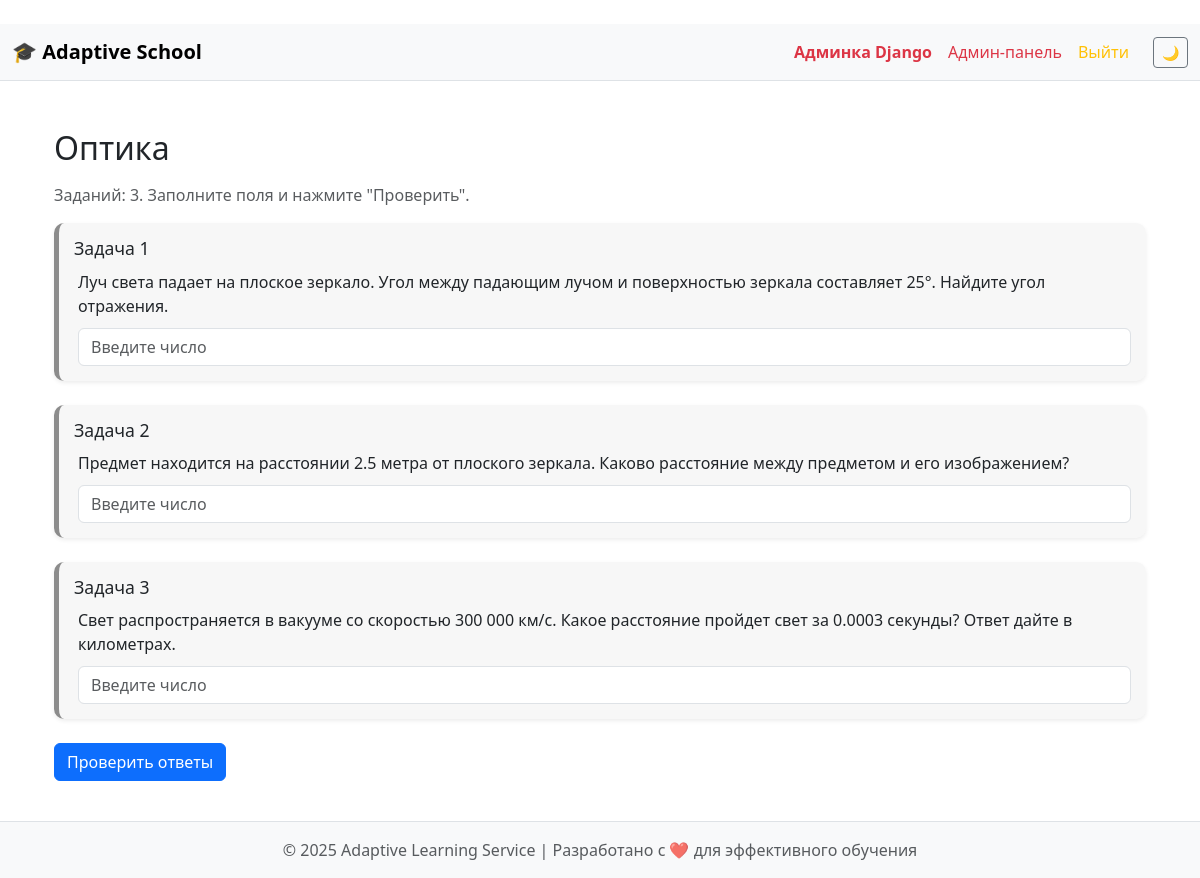
/homework/14/ (signed in), run on the app's committed database.
### school/models.py (models this page shows, shortened)
class Homework(models.Model):
    student = models.ForeignKey(Student, on_delete=models.CASCADE, related_name="homeworks")
    topic = models.ForeignKey(AssignedTopic, on_delete=models.CASCADE, related_name="homeworks")
    test_result = models.OneToOneField(
        TestResult,
        on_delete=models.CASCADE,
        related_name="homework"
    )
    tasks_count = models.PositiveIntegerField(default=3)
    created_at = models.DateTimeField(auto_now_add=True)
    is_checked = models.BooleanField(default=False)
    deadline = models.DateTimeField(null=True, blank=True)
    class Meta:
        verbose_name = "Домашнее задание"
        verbose_name_plural = "Домашние задания"

class AssignedTopic(models.Model):
    title = models.CharField(max_length=150, blank=True)
    school_class = models.ForeignKey(SchoolClass, on_delete=models.CASCADE, related_name="assigned_topics")
    topic = models.ForeignKey(Topic, on_delete=models.CASCADE, related_name="assigned_to_classes")
    assigned_by = models.ForeignKey(Teacher, on_delete=models.CASCADE, related_name="given_topics")
    date_assigned = models.DateTimeField(auto_now_add=True)
    is_active = models.BooleanField(default=True)
    question_count = models.IntegerField(default=0)
    deadline = models.DateTimeField(null=True, blank=True)
    class Meta:
        verbose_name = "Назначенная тема"
        verbose_name_plural = "Назначенные темы"

class Topic(models.Model):
    name = models.CharField(max_length=100)
    subtopics = models.ManyToManyField('SubTopic', blank=True, related_name="topics")
    class Meta:
        verbose_name = "Тема"
        verbose_name_plural = "Темы"

class HomeworkTask(models.Model):
    homework = models.ForeignKey(Homework, on_delete=models.CASCADE, related_name="tasks")
    order = models.PositiveIntegerField(default=1)
    text = models.TextField()  # условие
    solution = models.TextField()  # ход решения
    correct_answer = models.CharField(max_length=50)  # строго число (строкой)
    student_answer = models.CharField(max_length=50, blank=True)
    is_correct = models.BooleanField(null=True)
    class Meta:
        verbose_name = "Задача домашнего задания"
        verbose_name_plural = "Задачи домашних заданий"

### school/views.py (the view, shortened to what this page needs)
# urls.py: path("homework/<int:homework_id>/", views.homework_detail, name="homework_detail"),
@login_required
def homework_detail(request, homework_id):
    hw = get_object_or_404(
        Homework,
        id=homework_id,
        student__user=request.user
    )
    tasks = list(hw.tasks.order_by("order"))
    total = len(tasks)
    correct = len([t for t in tasks if t.is_correct])
    solved = len([t for t in tasks if t.is_correct is not False])
    percent = int((solved / total) * 100) if total else 0
    return render(request, "homework_detail.html", {
        "homework": hw,
        "tasks": tasks,
        "total": total,
        "correct": correct,
        "solved": solved,
        "percent": percent,
    })

### templates/homework_detail.html (shortened to what this page needs)
﻿{% extends "base.html" %}
{% block content %}
  <div class="container mt-4">
    <div class="d-flex justify-content-between align-items-center mb-3">
      <h2 class="mb-0">{{ homework.topic.topic.name }}</h2>
    </div>
    {% if not homework.is_checked %}
      <p class="text-muted">Заданий: {{ total }}. Заполните поля и нажмите "Проверить".</p>
    {% else %}
      <p class="text-muted">Верно: {{ solved }} / {{ total }} ({{ percent }}%)</p>
    {% endif %}
    <form method="post">
      {% for t in tasks %}
        <div class="task-card mb-4
        {% if not homework.is_checked %}task-neutral
        {% elif t.is_correct %}task-correct
        {% else %}task-wrong{% endif %}
        shadow-sm">
          <div class="qc-header">
            <h5 class="qc-number">Задача {{ forloop.counter }}</h5>
          </div>
          <div class="qc-body">
            <p class="qc-question">{{ t.text }}</p>
            {% if not homework.is_checked %}
              <input type="text"
                     class="form-control"
                     name="task_{{ t.id }}"
                     placeholder="Введите число"
                     required>
            {% endif %}
          </div>
        </div>
      {% endfor %}
      {% if not homework.is_checked %}
        <button class="btn btn-primary">Проверить ответы</button>
      {% else %}
        <a href="/" class="btn btn-outline-secondary">На главную</a>
      {% endif %}
    </form>
  </div>
{% endblock %}

### templates/base.html (style rules this page uses)
body { min-height: 100vh; display: flex; flex-direction: column; }
.qc-header { display: flex; justify-content: space-between; align-items: center; margin-bottom: 10px; }
.qc-number { margin: 0; font-size: 1.1rem; }
.qc-body { padding-left: 4px; }
.qc-question { font-weight: 600; margin-bottom: 10px; }
.qc-header { display: flex; justify-content: space-between; align-items: center; }
.qc-body { margin-top: 10px; }
.qc-number { margin: 0; }
.qc-question { font-weight: 500; }
.task-card { padding: 15px; border-radius: 10px; margin-bottom: 18px; }
.task-neutral { background: rgba(100, 100, 100, 0.05); border-left: 5px solid #8c8c8c; transition: 0.3s ease; }

### data on the page
Homework: topic.topic.name "Оптика"
HomeworkTask: text "Луч света падает на плоское зеркало. Угол между падающим лучом и поверхностью зеркала составляет 25°. Найдите угол отражения."
HomeworkTask: text "Предмет находится на расстоянии 2.5 метра от плоского зеркала. Каково расстояние между предметом и его изображением?"
HomeworkTask: text "Свет распространяется в вакууме со скоростью 300 000 км/с. Какое расстояние пройдет свет за 0.0003 секунды? Ответ дайте в километрах."

### other printed values
{{ total }} "3"
